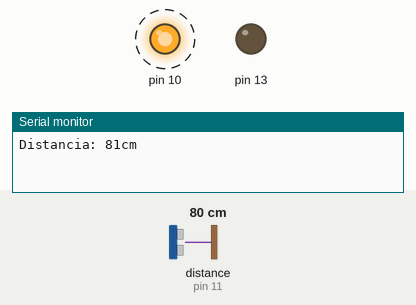
Recording of a sketch running on a simulated Arduino Uno, built with avr-gcc and run on an emulated ATmega328P. Parts: output pins drawn as LEDs (lit = HIGH), the last lines printed to the serial monitor. Dashed ring = blinking. Inputs (shaded band) come from the test bench; at power-on: distance to the obstacle (sensor on pin 11) 80 cm. The echo pulse lasts 58.3 µs per cm.

Above: at 3.9 s.
4.0 s: distance to the obstacle (sensor on pin 11) set to 12 cm
7.5 s: distance to the obstacle (sensor on pin 11) set to 9 cm
At 9.0 s:
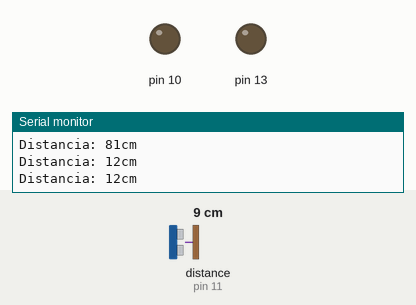
At 10.5 s:
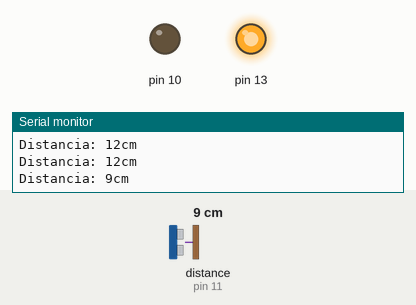
11.0 s: distance to the obstacle (sensor on pin 11) set to 18 cm
At 12.7 s:
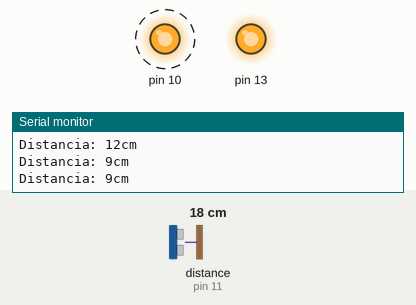
Timing chart, 0 to 20.5 s (numbered marks = the images above; inputs shaded):
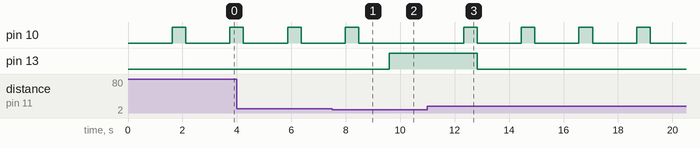

The sketch:

sonar.ino
```cpp
#include <NewPing.h>


/*Aqui se configuran los pines donde debemos conectar el sensor*/
#define TRIGGER_PIN  12
#define ECHO_PIN     11
#define MAX_DISTANCE 1000
#define NOTE_E5  659

/*Crear el objeto de la clase NewPing*/
NewPing sonar(TRIGGER_PIN, ECHO_PIN, MAX_DISTANCE);
int sonido = NOTE_E5;
void setup() {

  Serial.begin(9600);
  pinMode(13,OUTPUT);
  pinMode(10,OUTPUT);
}

void loop() {
  // Esperar 1 segundo entre mediciones
     delay(1000);

  // Obtener medicion de tiempo de viaje del sonido y guardar en variable uS
  int uS = sonar.ping_median();
  // Imprimir la distancia medida a la consola serial

  // Calcular la distancia con base en una constante
  if ((uS / US_ROUNDTRIP_CM) <= 10){
  //apaga el led verde
  digitalWrite(10,LOW);
  //enciende el led rojo
  digitalWrite(13,HIGH);
  Serial.print("Distancia: ");
  Serial.print(uS / US_ROUNDTRIP_CM);
  Serial.println("cm");
  }
  else{
     //hace parpadear el led verde con una espera de medio segundo
     delay(500);
     digitalWrite(10,HIGH);
     delay(500);
     digitalWrite(10,LOW);

     //apaga el led rojo
     digitalWrite(13,LOW);
     Serial.print("Distancia: ");
     Serial.print(uS / US_ROUNDTRIP_CM);
     Serial.println("cm");

    }
}
```

Measured:
- the behaviour switches between 11 and 10 cm on distance to the obstacle (sensor on pin 11) (found by bisection; images 0 and 1)
- after the input at 7.5 s, pin 10: goes on until 8.5 s, then stays LOW; pin 13: LOW → HIGH after 2.1 s
- after the input at 11.0 s, pin 10: alternates HIGH for 0.50 s and LOW for 1.6 s, starting after 1.3 s; pin 13: HIGH → LOW after 1.8 s
